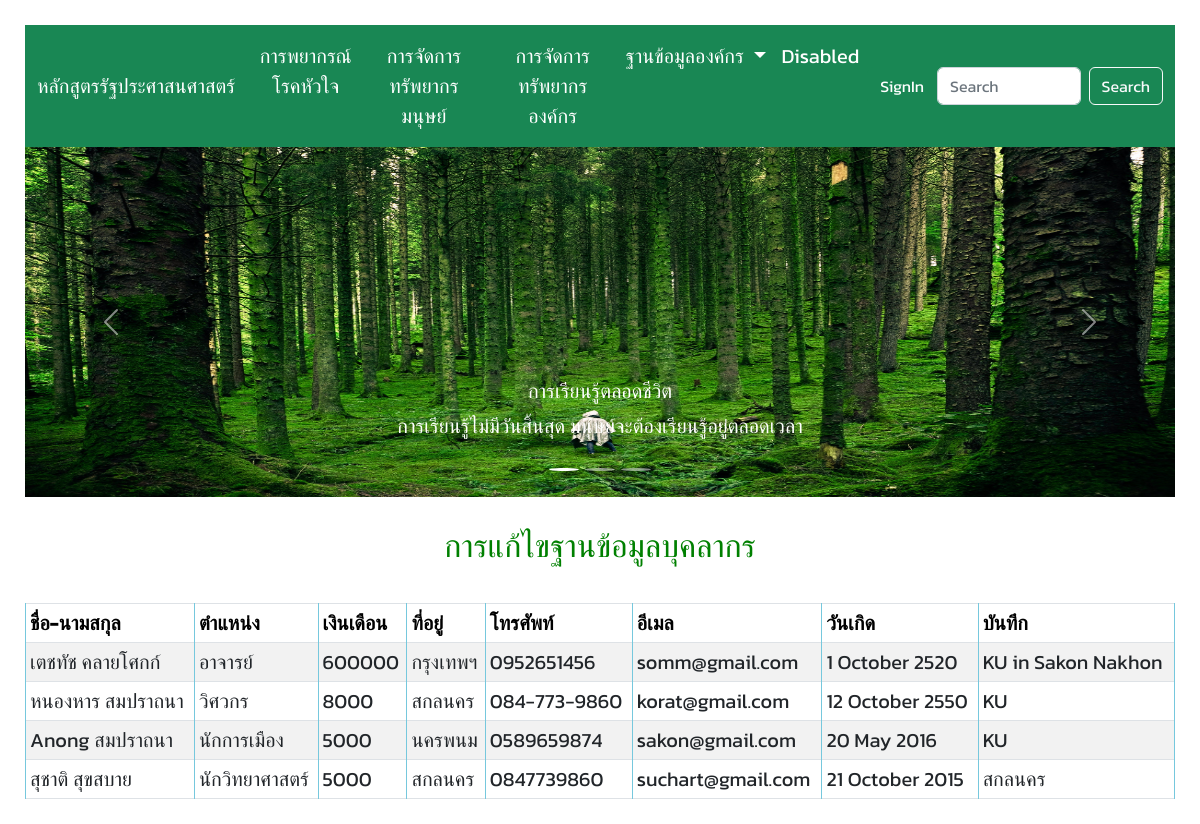
The page /employee/edit/ on the database its author committed.
### myapp/models.py (models this page shows)
class Employee(models.Model):
    firstname = models.CharField(max_length=50)
    lastname = models.CharField(max_length=50)
    gender = models.CharField(
        max_length=50,
        choices=[('Male', 'Male'), ('Female', 'Female')],
        default='Male'
        )
    position = models.CharField(max_length=50)
    salary = models.PositiveIntegerField()
    address = models.TextField()
    email = models.EmailField(unique=True, null=True, blank=True)
    phone = models.CharField(max_length=30, unique=True)
    birthday = models.DateField()
    religion = models.CharField(
        max_length=20,
        choices=[('พุทธ','พุทธ'), ('คริสต์', 'คริสต์'), ('อิสลาม', 'อิสลาม'), ('อื่นๆ', 'อื่นๆ')],
        default='พุทธ'
        )
    addition_note = models.TextField(null=True, blank=True)

### myapp/views.py (the view)
# urls.py: path('employee/edit/', views.employee_edit, name='emp_edit'),
def employee_edit(request):
    data = Employee.objects.all()
    return render(request, 'database/employee-edit.html', {'data': data})

### myapp/templates/database/employee-edit.html (shortened to what this page needs)
{% extends 'heart/main.html' %} {% block content %}
<br />
<div>
  <h2>การแก้ไขฐานข้อมูลบุคลากร</h2>
</div>
<br />
<table class="table table-striped table-bordered table-sm">
        <thead class="thead-dark">
          <tr>
            <th>ชื่อ-นามสกุล</th>
            <th>ตำแหน่ง</th>
            <th>เงินเดือน</th>
            <th>ที่อยู่</th>
            <th>โทรศัพท์</th>
            <th>อีเมล</th>
            <th>วันเกิด</th>
            <th>บันทึก</th>
          </tr>
        </thead>
        {% for r in data %}
        <tr>
          <td>{{ r.firstname }} {{ r.lastname }}</td>
          <td>{{ r.position }}</td>
          <td>{{ r.salary }}</td>
          <td>{{ r.address }}</td>
          <td>{{ r.phone }}</td>
          <td>{{ r.email }}</td>
          <td>{{ r.birthday|date:'j F Y' }}</td>
          <td>{{ r.addition_note }}</td>
        </tr>
        {% endfor %}
      </table>
  {% endblock %}

### static/css/style.css (style rules this page uses)
body { font-family: "Kanit", sans-serif; font-size: 20px; font-weight: normal; height: 100%; margin: 25px 0; padding-left: 25px; padding-right: 25px; }
div { font-family: "Kanit", sans-serif; text-align: center; color: green; }
table, th, td { border: 1px solid rgb(118, 200, 221); }
th { background-color: #04aa6d; color: black; }

### rows shown on the page
Employee: firstname "เตชทัช", lastname "คลายโศกก์", position "อาจารย์", salary "600000", address "กรุงเทพฯ", phone "0952651456", email "somm@gmail.com", birthday "1 October 2520", addition_note "KU in Sakon Nakhon"
Employee: firstname "หนองหาร", lastname "สมปราถนา", position "วิศวกร", salary "8000", address "สกลนคร", phone "084-773-9860", email "korat@gmail.com", birthday "12 October 2550", addition_note "KU"
Employee: firstname "Anong", lastname "สมปราถนา", position "นักการเมือง", salary "5000", address "นครพนม", phone "0589659874", email "sakon@gmail.com", birthday "20 May 2016", addition_note "KU"
Employee: firstname "สุชาติ", lastname "สุขสบาย", position "นักวิทยาศาสตร์", salary "5000", address "สกลนคร", phone "0847739860", email "suchart@gmail.com", birthday "21 October 2015", addition_note "สกลนคร"
